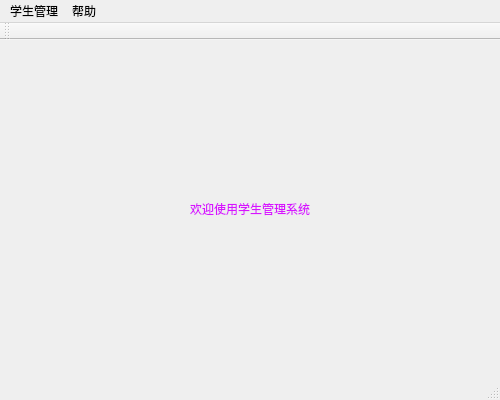
<?xml version="1.0" encoding="UTF-8"?>
<ui version="4.0">
 <class>MainWindow</class>
 <widget class="QMainWindow" name="MainWindow">
  <property name="geometry">
   <rect>
    <x>0</x>
    <y>0</y>
    <width>500</width>
    <height>400</height>
   </rect>
  </property>
  <property name="windowTitle">
   <string>MainWindow</string>
  </property>
  <widget class="QWidget" name="centralWidget">
   <layout class="QHBoxLayout" name="horizontalLayout">
    <item>
     <widget class="QLabel" name="label">
      <property name="styleSheet">
       <string notr="true">font: 32pt &quot;楷体&quot;;
color: rgb(216, 19, 255);</string>
      </property>
      <property name="text">
       <string>欢迎使用学生管理系统</string>
      </property>
      <property name="alignment">
       <set>Qt::AlignCenter</set>
      </property>
     </widget>
    </item>
   </layout>
  </widget>
  <widget class="QMenuBar" name="menuBar">
   <property name="geometry">
    <rect>
     <x>0</x>
     <y>0</y>
     <width>500</width>
     <height>23</height>
    </rect>
   </property>
   <widget class="QMenu" name="menu">
    <property name="title">
     <string>学生管理</string>
    </property>
    <addaction name="actionaddStu"/>
    <addaction name="actionqryStu"/>
   </widget>
   <widget class="QMenu" name="menu_2">
    <property name="title">
     <string>帮助</string>
    </property>
    <addaction name="actionabout"/>
    <addaction name="actionhelp"/>
   </widget>
   <addaction name="menu"/>
   <addaction name="menu_2"/>
  </widget>
  <widget class="QToolBar" name="mainToolBar">
   <attribute name="toolBarArea">
    <enum>TopToolBarArea</enum>
   </attribute>
   <attribute name="toolBarBreak">
    <bool>false</bool>
   </attribute>
  </widget>
  <widget class="QStatusBar" name="statusBar"/>
  <action name="actionaddStu">
   <property name="text">
    <string>addStu</string>
   </property>
  </action>
  <action name="actionqryStu">
   <property name="text">
    <string>qryStu</string>
   </property>
  </action>
  <action name="actionabout">
   <property name="text">
    <string>about</string>
   </property>
  </action>
  <action name="actionhelp">
   <property name="text">
    <string>help</string>
   </property>
  </action>
 </widget>
 <layoutdefault spacing="6" margin="11"/>
 <resources/>
 <connections/>
</ui>
